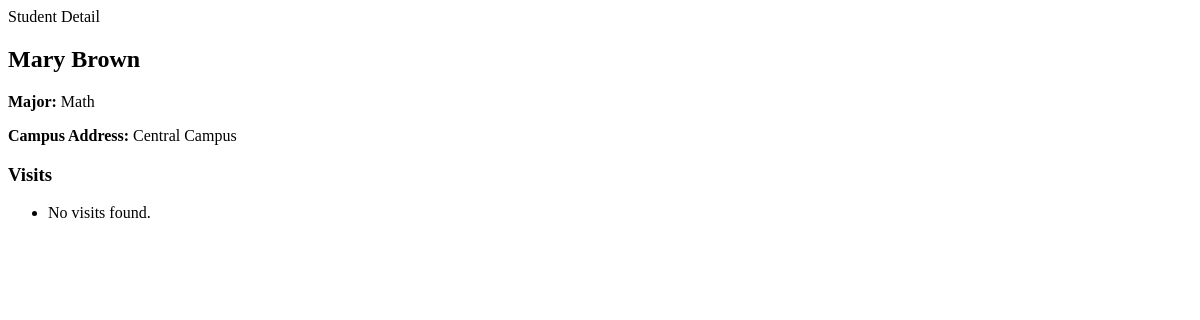
/students/1/, run on an earlier commit of the app's database.
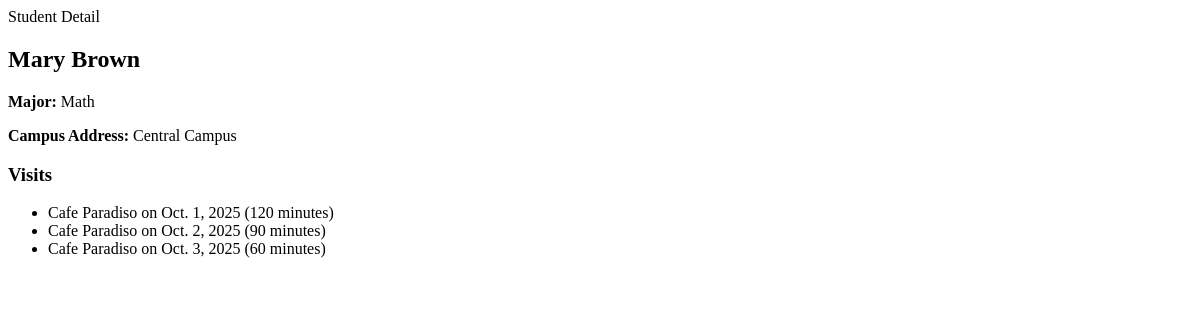
And on a later commit of the database.
### students/models.py (models this page shows, shortened)
class Visit(models.Model):
    student = models.ForeignKey(Student, on_delete=models.PROTECT)
    shop = models.ForeignKey(CoffeeShop, on_delete=models.PROTECT)
    visit_date = models.DateField()
    study_duration = models.IntegerField(default=0)
    class Meta:
        constraints = [
            models.UniqueConstraint(fields=['student', 'shop', 'visit_date'], name='unique_visit_date')
        ]
        ordering = ['visit_date']

class CoffeeShop(models.Model):
    shop_id = models.AutoField(primary_key=True)
    name = models.CharField(max_length=100)
    location = models.CharField(max_length=200)
    capacity = models.IntegerField(default=0)

### students/views.py (the view)
# urls.py: path("<int:primary_key>/", StudentDetailView.as_view(), name="student-detail"),
class StudentDetailView(DetailView):
    def get(self, request, primary_key):
        student = get_object_or_404(Student, pk=primary_key)
        visits = student.visit_set.all()  # default related name
        return render(
            request,
            'student_detail.html',
            {
                'student_var_for_looping': student,
                'visits_var_for_looping': visits,
            }
        )

### templates/student_detail.html (shortened to what this page needs)
{% block content %}
  <h2>{{ student_var_for_looping.first_name }} {{ student_var_for_looping.last_name }}</h2>
  <p><strong>Major:</strong> {{ student_var_for_looping.major }}</p>
  <p><strong>Campus Address:</strong> {{ student_var_for_looping.campus_address }}</p>
  <h3>Visits</h3>
  <ul>
    {% for visit in visits_var_for_looping %}
      <li>{{ visit.shop.name }} on {{ visit.visit_date }} ({{ visit.study_duration }} minutes)</li>
    {% empty %}
      <li>No visits found.</li>
    {% endfor %}
  </ul>
{% endblock %}

What changed in the data, as far as the page shows it:
added Visit: shop.name "Cafe Paradiso", visit_date "Oct. 1, 2025", study_duration "120"
added Visit: shop.name "Cafe Paradiso", visit_date "Oct. 2, 2025", study_duration "90"
added Visit: shop.name "Cafe Paradiso", visit_date "Oct. 3, 2025", study_duration "60"
Also different on the page:
text no longer shown: "No visits found."
